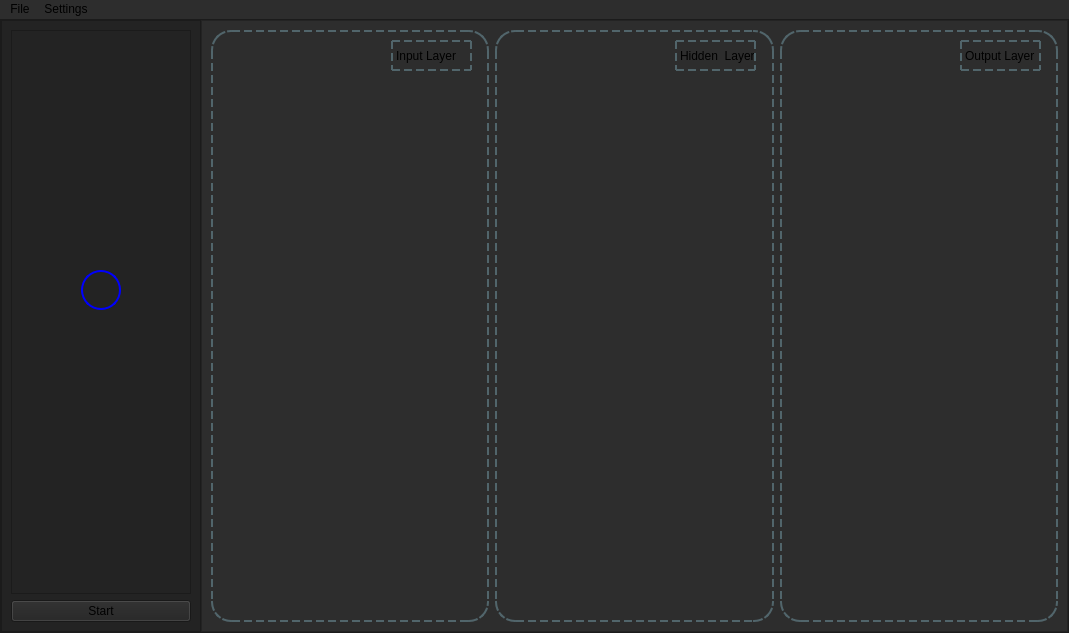
<?xml version="1.0" encoding="UTF-8"?>
<ui version="4.0">
 <class>MainWindow</class>
 <widget class="QMainWindow" name="MainWindow">
  <property name="geometry">
   <rect>
    <x>0</x>
    <y>0</y>
    <width>1069</width>
    <height>633</height>
   </rect>
  </property>
  <property name="minimumSize">
   <size>
    <width>1024</width>
    <height>600</height>
   </size>
  </property>
  <property name="windowTitle">
   <string>MainWindow</string>
  </property>
  <property name="styleSheet">
   <string notr="true">background-color: rgb(45, 45, 45);</string>
  </property>
  <widget class="QWidget" name="centralwidget">
   <property name="minimumSize">
    <size>
     <width>1024</width>
     <height>600</height>
    </size>
   </property>
   <layout class="QVBoxLayout" name="verticalLayout">
    <property name="spacing">
     <number>0</number>
    </property>
    <property name="leftMargin">
     <number>0</number>
    </property>
    <property name="topMargin">
     <number>0</number>
    </property>
    <property name="rightMargin">
     <number>0</number>
    </property>
    <property name="bottomMargin">
     <number>0</number>
    </property>
    <item>
     <widget class="QFrame" name="frame_2">
      <property name="styleSheet">
       <string notr="true">background-color: rgb(35, 35, 35);</string>
      </property>
      <property name="frameShape">
       <enum>QFrame::StyledPanel</enum>
      </property>
      <property name="frameShadow">
       <enum>QFrame::Raised</enum>
      </property>
      <layout class="QHBoxLayout" name="horizontalLayout">
       <property name="spacing">
        <number>0</number>
       </property>
       <property name="leftMargin">
        <number>0</number>
       </property>
       <property name="topMargin">
        <number>0</number>
       </property>
       <property name="rightMargin">
        <number>0</number>
       </property>
       <property name="bottomMargin">
        <number>0</number>
       </property>
       <item>
        <widget class="QFrame" name="frame_3">
         <property name="maximumSize">
          <size>
           <width>200</width>
           <height>16777215</height>
          </size>
         </property>
         <property name="styleSheet">
          <string notr="true">background-color: rgb(35, 35, 35);
</string>
         </property>
         <property name="frameShape">
          <enum>QFrame::StyledPanel</enum>
         </property>
         <property name="frameShadow">
          <enum>QFrame::Raised</enum>
         </property>
         <layout class="QVBoxLayout" name="verticalLayout_2">
          <item>
           <widget class="QFrame" name="frame">
            <property name="frameShape">
             <enum>QFrame::StyledPanel</enum>
            </property>
            <property name="frameShadow">
             <enum>QFrame::Raised</enum>
            </property>
            <widget class="QLabel" name="label">
             <property name="geometry">
              <rect>
               <x>70</x>
               <y>240</y>
               <width>40</width>
               <height>40</height>
              </rect>
             </property>
             <property name="autoFillBackground">
              <bool>false</bool>
             </property>
             <property name="styleSheet">
              <string notr="true">border: 2px solid blue; 
border-radius: 20px;</string>
             </property>
             <property name="text">
              <string/>
             </property>
            </widget>
           </widget>
          </item>
          <item>
           <widget class="QPushButton" name="pushButton">
            <property name="text">
             <string>Start</string>
            </property>
           </widget>
          </item>
         </layout>
        </widget>
       </item>
       <item>
        <widget class="QFrame" name="frame_4">
         <property name="styleSheet">
          <string notr="true">background-color: rgb(45, 45, 45);</string>
         </property>
         <property name="frameShape">
          <enum>QFrame::StyledPanel</enum>
         </property>
         <property name="frameShadow">
          <enum>QFrame::Raised</enum>
         </property>
         <layout class="QHBoxLayout" name="horizontalLayout_2">
          <item>
           <widget class="QFrame" name="input_frame">
            <property name="styleSheet">
             <string notr="true">border: 2px dashed;
border-color: rgb(81, 101, 107);
border-radius: 20px</string>
            </property>
            <property name="frameShape">
             <enum>QFrame::StyledPanel</enum>
            </property>
            <property name="frameShadow">
             <enum>QFrame::Raised</enum>
            </property>
            <widget class="QLabel" name="label_2">
             <property name="geometry">
              <rect>
               <x>180</x>
               <y>10</y>
               <width>81</width>
               <height>31</height>
              </rect>
             </property>
             <property name="text">
              <string>Input Layer</string>
             </property>
            </widget>
           </widget>
          </item>
          <item>
           <widget class="QFrame" name="hidden_frame">
            <property name="styleSheet">
             <string notr="true">border: 2px dashed;
border-color: rgb(81, 101, 107);
border-radius: 20px</string>
            </property>
            <property name="frameShape">
             <enum>QFrame::StyledPanel</enum>
            </property>
            <property name="frameShadow">
             <enum>QFrame::Raised</enum>
            </property>
            <widget class="QLabel" name="label_3">
             <property name="geometry">
              <rect>
               <x>180</x>
               <y>10</y>
               <width>81</width>
               <height>31</height>
              </rect>
             </property>
             <property name="text">
              <string>Hidden  Layer</string>
             </property>
            </widget>
           </widget>
          </item>
          <item>
           <widget class="QFrame" name="output_frame">
            <property name="styleSheet">
             <string notr="true">border: 2px dashed;
border-color: rgb(81, 101, 107);
border-radius: 20px</string>
            </property>
            <property name="frameShape">
             <enum>QFrame::StyledPanel</enum>
            </property>
            <property name="frameShadow">
             <enum>QFrame::Raised</enum>
            </property>
            <widget class="QLabel" name="label_4">
             <property name="geometry">
              <rect>
               <x>180</x>
               <y>10</y>
               <width>81</width>
               <height>31</height>
              </rect>
             </property>
             <property name="text">
              <string>Output Layer</string>
             </property>
            </widget>
           </widget>
          </item>
         </layout>
        </widget>
       </item>
      </layout>
     </widget>
    </item>
   </layout>
  </widget>
  <widget class="QMenuBar" name="menuBar">
   <property name="geometry">
    <rect>
     <x>0</x>
     <y>0</y>
     <width>1069</width>
     <height>21</height>
    </rect>
   </property>
   <widget class="QMenu" name="menuFile">
    <property name="title">
     <string>File</string>
    </property>
    <addaction name="actionSave"/>
   </widget>
   <widget class="QMenu" name="menuSettings">
    <property name="title">
     <string>Settings</string>
    </property>
   </widget>
   <addaction name="menuFile"/>
   <addaction name="menuSettings"/>
  </widget>
  <action name="actionSave">
   <property name="text">
    <string>Save</string>
   </property>
  </action>
 </widget>
 <resources/>
 <connections/>
</ui>
